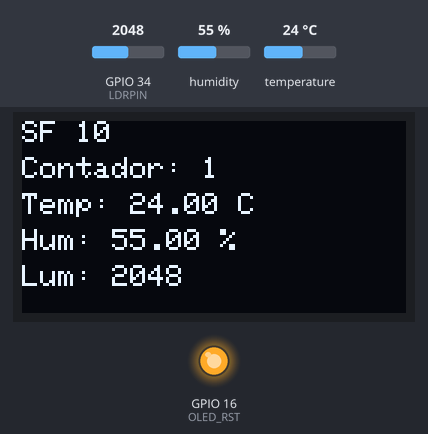
Simulated run of this sketch. Board: ESP32. Parts: 128×64 one-colour display, output pins drawn as LEDs (lit = HIGH). The inputs (shaded band) are chosen by the test bench; at power-on: humidity 55 %, GPIO 34 (LDRPIN) = 2048, temperature 24 °C. No radio packets arrive unless stated; what the sketch prints to the serial monitor is not drawn.

Above: at 3.3 s.
3.4 s: humidity set to 22 %
At 13.5 s:
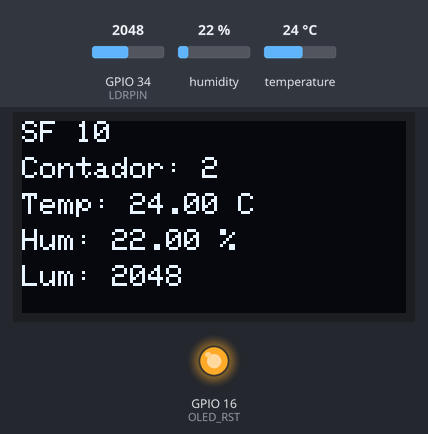
13.8 s: GPIO 34 (LDRPIN) set to 2866
At 22.9 s:
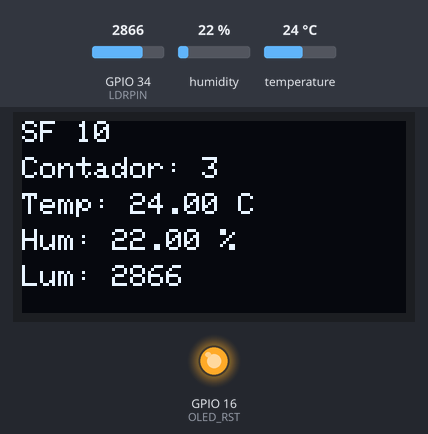
23.9 s: temperature set to 12 °C
At 33.6 s:
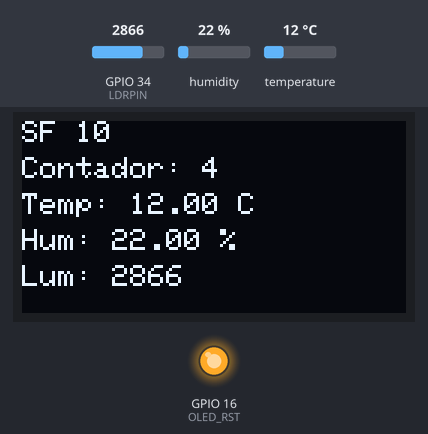
34.0 s: GPIO 34 (LDRPIN) set to 3603
At 43.0 s:
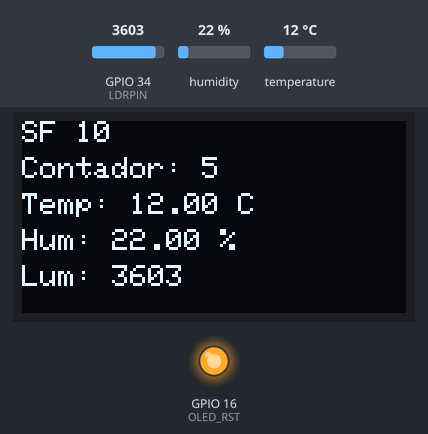
44.1 s: humidity set to 40 %
At 53.6 s:
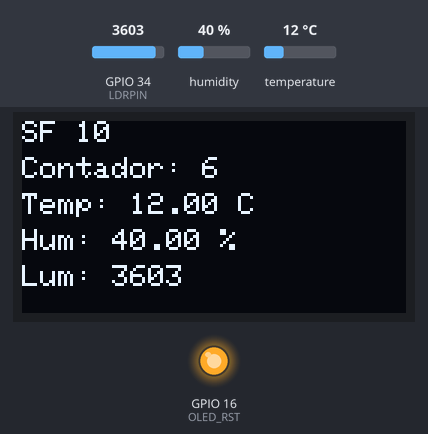
54.2 s: temperature set to 19 °C
At 64.3 s:
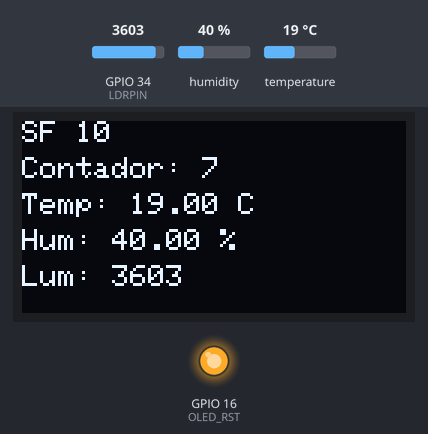
Timing chart, 0 to 65.4 s (numbered marks = the images above; inputs shaded):
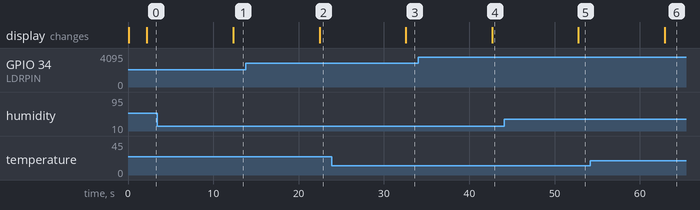

The sketch:

transmissor.ino
```cpp
#include <SPI.h>
#include <LoRa.h>
#include <Wire.h>
#include <Adafruit_GFX.h>
#include <Adafruit_SSD1306.h>
#include <DHT.h>

// Configurações de pinos do LoRa
#define SCK 5
#define MISO 19
#define MOSI 27
#define SS 18
#define RST 14
#define DIO0 26
#define BAND 915E6

// Configurações de pinos do display OLED
#define OLED_SDA 4
#define OLED_SCL 15
#define OLED_RST 16
#define SCREEN_WIDTH 128
#define SCREEN_HEIGHT 64

// Configurações de pinos dos sensores
#define DHTPIN 12  // Pino onde o DHT11 está conectado para temperatura e umidade
#define LDRPIN 34  // Pino onde o LDR está conectado para luminosidade

// Tipo de sensor DHT
#define DHTTYPE DHT11

// Inicializa o DHT
DHT dht(DHTPIN, DHTTYPE);

// Inicializa o display OLED
Adafruit_SSD1306 display(SCREEN_WIDTH, SCREEN_HEIGHT, &Wire);

// Variáveis para armazenar os dados
int packet_id = 0;
float temperature = 0;
float humidity = 0;
int luminosity = 0;
String device_id = "SF07";
int counter = 0;

void startOLED() {
  pinMode(OLED_RST, OUTPUT);
  digitalWrite(OLED_RST, LOW);
  delay(20);
  digitalWrite(OLED_RST, HIGH);

  Wire.begin(OLED_SDA, OLED_SCL);
  if (!display.begin(SSD1306_SWITCHCAPVCC, 0x3C)) {
    Serial.println("Falha na inicialização do display SSD1306");
    for (;;);
  }
  display.clearDisplay();
  display.setTextColor(WHITE);
  display.setTextSize(1);
  display.setCursor(0, 0);
  display.print("LORA SENDER");
  display.display();
  delay(2000);
}

void updateOLED() {
  display.clearDisplay();
  display.setTextSize(1);
  display.setCursor(0, 0);
  display.println("SF 10");
  display.setCursor(0, 12);
  display.print("Contador: ");
  display.println(counter);
  display.setCursor(0, 24);
  display.print("Temp: ");
  display.print(temperature);
  display.println(" C");
  display.setCursor(0, 36);
  display.print("Hum: ");
  display.print(humidity);
  display.println(" %");
  display.setCursor(0, 48);
  display.print("Lum: ");
  display.println(luminosity);
  display.display();
}

void startLoRA() {
  SPI.begin(SCK, MISO, MOSI, SS);
  LoRa.setPins(SS, RST, DIO0);

  if (!LoRa.begin(BAND)) {
    Serial.println("Falha ao iniciar o LoRa!");
    while (true);
  }

  LoRa.setSpreadingFactor(7); // Spreading Factor SF = 7
  LoRa.enableCrc();
  LoRa.setCodingRate4(5);

    // Configuração da Bandwidth (BW)
  LoRa.setSignalBandwidth(125E3); // Bandwidth BW = 125 kHz

    // Configuração da potência de transmissão
  LoRa.setTxPower(20); // Potência = 20 dBm

  Serial.println("LoRa inicializado com sucesso com os seguintes parâmetros:");
  Serial.println("Spreading Factor: 12");
  Serial.println("Code Rate: 4/6");
  Serial.println("Bandwidth: 125 kHz");
  Serial.println("Potência de Transmissão: 20 dBm");
}

void getReadings() {
  temperature = dht.readTemperature();
  humidity = dht.readHumidity();
  if (isnan(temperature) || isnan(humidity)) {
    Serial.println("Falha na leitura do DHT11!");
    temperature = 0;
    humidity = 0;
  }
  luminosity = analogRead(LDRPIN);
}

void sendReadings() {
  String LoRaMessage = "{\"device_name\":\"" + device_id + "\","
    + "\"temperature\":" + temperature + ","
    + "\"humidity\":" + humidity + ","
    + "\"luminosity\":" + 100 + ","
    + "\"sent\":" + (++counter) + ","
    + "\"long\":" + 121212 + ","
    + "\"lat\":" + 12121 + ",";


  LoRa.beginPacket();
  LoRa.println(LoRaMessage);
  LoRa.endPacket();

  Serial.println("Mensagem enviada: " + LoRaMessage);
  packet_id++;
}

void setup() {
  Serial.begin(115200);
  dht.begin();
  startOLED();
  startLoRA();
}

void loop() {
  getReadings();
  sendReadings();
  updateOLED();
  delay(10000);
}
```

Measured:
- after the input at 3.4 s, the display: changes after 8.9 s (image 1)
- after the input at 13.8 s, the display: changes after 8.6 s (image 2)
- after the input at 23.9 s, the display: changes after 8.7 s (image 3)
- after the input at 34.0 s, the display: changes after 8.7 s (image 4)
- after the input at 44.1 s, the display: changes after 8.7 s (image 5)
- after the input at 54.2 s, the display: changes after 8.7 s (image 6)
